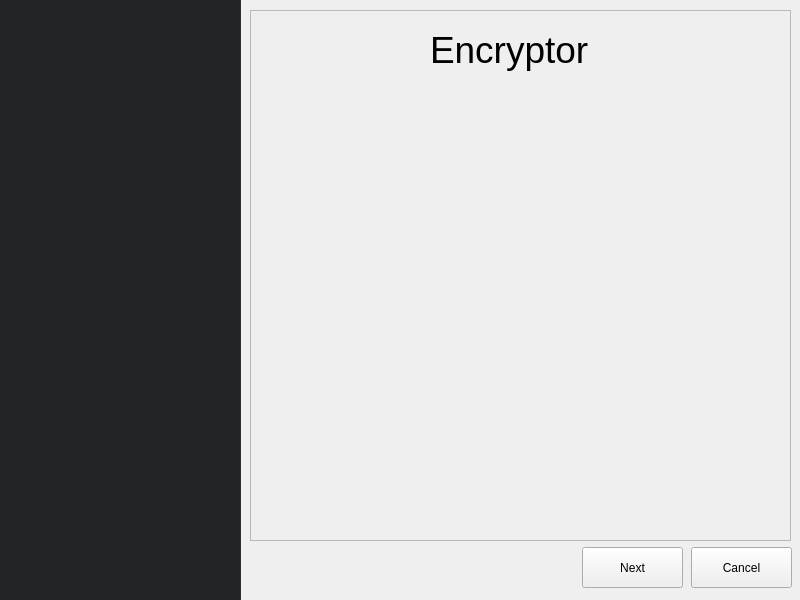
<?xml version="1.0" encoding="UTF-8"?>
<ui version="4.0">
 <class>Installer</class>
 <widget class="QMainWindow" name="Installer">
  <property name="geometry">
   <rect>
    <x>0</x>
    <y>0</y>
    <width>800</width>
    <height>600</height>
   </rect>
  </property>
  <property name="minimumSize">
   <size>
    <width>800</width>
    <height>600</height>
   </size>
  </property>
  <property name="maximumSize">
   <size>
    <width>800</width>
    <height>600</height>
   </size>
  </property>
  <property name="windowTitle">
   <string>Installer</string>
  </property>
  <widget class="QWidget" name="centralwidget">
   <widget class="QFrame" name="sidebar">
    <property name="geometry">
     <rect>
      <x>-10</x>
      <y>-10</y>
      <width>251</width>
      <height>621</height>
     </rect>
    </property>
    <property name="autoFillBackground">
     <bool>false</bool>
    </property>
    <property name="styleSheet">
     <string notr="true">background-color: rgb(34, 37, 40);
border: 1px solid rgb(43, 46, 50);</string>
    </property>
    <property name="frameShape">
     <enum>QFrame::Shape::StyledPanel</enum>
    </property>
    <property name="frameShadow">
     <enum>QFrame::Shadow::Raised</enum>
    </property>
   </widget>
   <widget class="QPushButton" name="pushButton">
    <property name="geometry">
     <rect>
      <x>691</x>
      <y>547</y>
      <width>101</width>
      <height>41</height>
     </rect>
    </property>
    <property name="text">
     <string>Cancel</string>
    </property>
   </widget>
   <widget class="QPushButton" name="pushButton_2">
    <property name="geometry">
     <rect>
      <x>582</x>
      <y>547</y>
      <width>101</width>
      <height>41</height>
     </rect>
    </property>
    <property name="text">
     <string>Next</string>
    </property>
   </widget>
   <widget class="QFrame" name="introFrame">
    <property name="enabled">
     <bool>true</bool>
    </property>
    <property name="geometry">
     <rect>
      <x>250</x>
      <y>9</y>
      <width>541</width>
      <height>531</height>
     </rect>
    </property>
    <property name="autoFillBackground">
     <bool>false</bool>
    </property>
    <property name="styleSheet">
     <string notr="true">border: 1px solid transparent
</string>
    </property>
    <property name="frameShape">
     <enum>QFrame::Shape::StyledPanel</enum>
    </property>
    <property name="frameShadow">
     <enum>QFrame::Shadow::Raised</enum>
    </property>
    <widget class="QLabel" name="label">
     <property name="geometry">
      <rect>
       <x>170</x>
       <y>10</y>
       <width>191</width>
       <height>61</height>
      </rect>
     </property>
     <property name="font">
      <font>
       <pointsize>28</pointsize>
      </font>
     </property>
     <property name="text">
      <string>Encryptor</string>
     </property>
    </widget>
   </widget>
   <widget class="QFrame" name="installationLocationFrame">
    <property name="enabled">
     <bool>true</bool>
    </property>
    <property name="geometry">
     <rect>
      <x>250</x>
      <y>10</y>
      <width>541</width>
      <height>531</height>
     </rect>
    </property>
    <property name="frameShape">
     <enum>QFrame::Shape::StyledPanel</enum>
    </property>
    <property name="frameShadow">
     <enum>QFrame::Shadow::Raised</enum>
    </property>
   </widget>
  </widget>
 </widget>
 <resources/>
 <connections/>
</ui>
